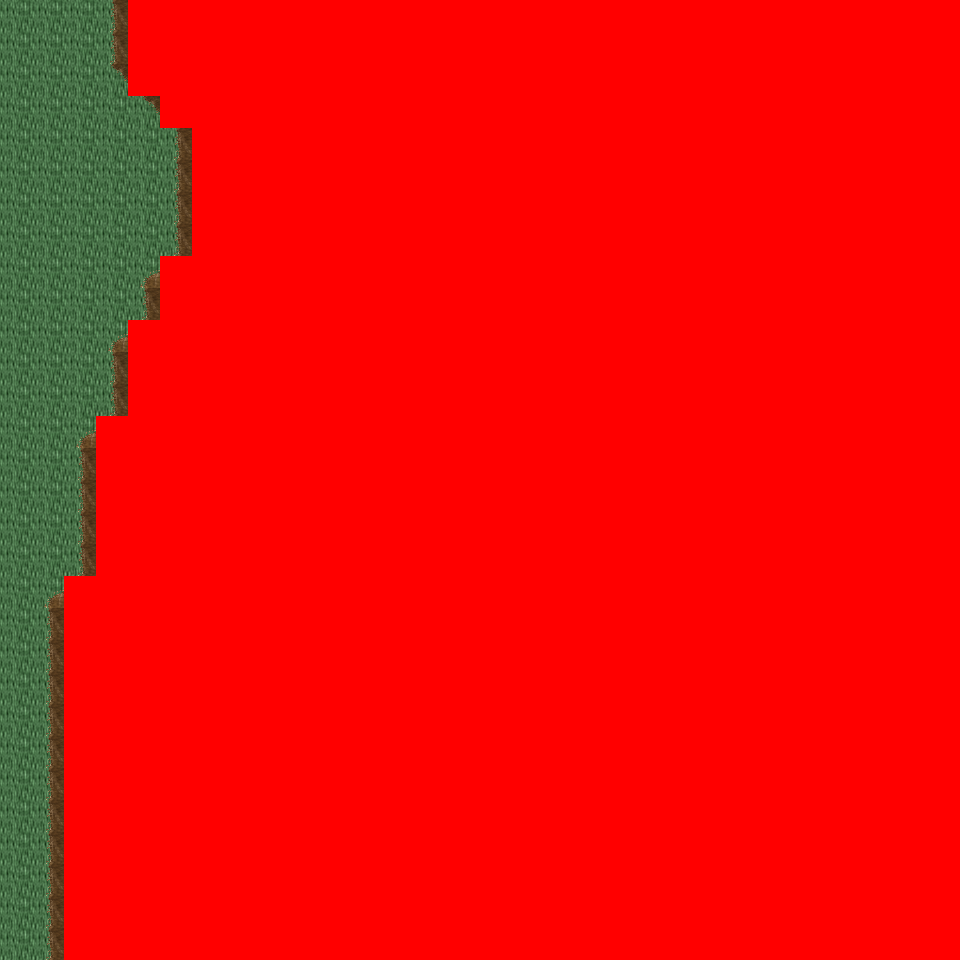

The image is a tile-based game level rendered from a .tmx file. Its description and source (layers, tilesets, objects; grid data summarised) follow:
An orthogonal 30x30 tile map with 32x32 px tiles, 6 tile layers (Ground, Object, Object2, Above, ...), 8 tilesets and 3 objects (3x mapchange).

<map version="1.0" orientation="orthogonal" renderorder="right-down" width="30" height="30" tilewidth="32" tileheight="32" nextobjectid="4">
  <tileset firstgid="1" name="tileset_logic_collision" tilewidth="32" tileheight="32" tilecount="1" columns="1">
    <image source="../drawable/tileset_logic_collision.png" width="32" height="32" />
  </tileset>
  <tileset firstgid="2" name="tileset_ground_ground" tilewidth="32" tileheight="32" tilecount="33" columns="3">
    <image source="../drawable/tileset_ground_ground.png" width="96" height="352" />
  </tileset>
  <tileset firstgid="35" name="tileset_ground_ridge_earth_pale" tilewidth="32" tileheight="32" tilecount="96" columns="12">
    <image source="../drawable/tileset_ground_ridge_earth_pale.png" width="384" height="256" />
  </tileset>
  <tileset firstgid="131" name="tileset_ground_ridge_earth_dark" tilewidth="32" tileheight="32" tilecount="96" columns="12">
    <image source="../drawable/tileset_ground_ridge_earth_dark.png" width="384" height="256" />
  </tileset>
  <tileset firstgid="227" name="tileset_terrain_desert" tilewidth="32" tileheight="32" tilecount="88" columns="8">
    <image source="../drawable/tileset_terrain_desert.png" width="256" height="352" />
  </tileset>
  <tileset firstgid="315" name="tileset_plant_tree_tree_darkgreen" tilewidth="32" tileheight="32" tilecount="88" columns="8">
    <image source="../drawable/tileset_plant_tree_tree_darkgreen.png" width="256" height="352" />
  </tileset>
  <tileset firstgid="403" name="tileset_ground_sand_2" tilewidth="32" tileheight="32" tilecount="15" columns="5">
    <image source="../drawable/tileset_ground_sand_2.png" width="160" height="96" />
  </tileset>
  <tileset firstgid="418" name="tileset_plant_cactus_2" tilewidth="32" tileheight="32" tilecount="10" columns="5">
    <image source="../drawable/tileset_plant_cactus_2.png" width="160" height="64" />
  </tileset>
  <layer name="Ground" width="30" height="30">
    <data>[900 cells, 900 non-empty, 13 distinct tile ids]</data>
  </layer>
  <layer name="Object" width="30" height="30">
    <data>[900 cells, 83 non-empty, 20 distinct tile ids]</data>
  </layer>
  <layer name="Object2" width="30" height="30">
    <data>[900 cells, 8 non-empty, 8 distinct tile ids]</data>
  </layer>
  <layer name="Above" width="30" height="30">
    <data>[900 cells, 13 non-empty, 13 distinct tile ids]</data>
  </layer>
  <layer name="Above2" width="30" height="30">
    <data>[900 cells, 0 non-empty, 0 distinct tile ids]</data>
  </layer>
  <layer name="Walkable" width="30" height="30">
    <data>[900 cells, 798 non-empty, 1 distinct tile ids]</data>
  </layer>
  <objectgroup name="MapEvents">
    <object id="1" name="north" type="mapchange" x="0" y="0" width="128" height="32">
      <properties>
        <property name="map" value="0_ados_mountain_n2_w2_x3_y0" />
        <property name="place" value="south" />
      </properties>
    </object>
    <object id="2" name="south" type="mapchange" x="0" y="928" width="64" height="32">
      <properties>
        <property name="map" value="0_ados_mountain_n2_w2_x3_y2" />
        <property name="place" value="north" />
      </properties>
    </object>
    <object id="3" name="west" type="mapchange" x="0" y="0" width="32" height="960">
      <properties>
        <property name="map" value="0_ados_mountain_n2_w2_x2_y1" />
        <property name="place" value="east" />
      </properties>
    </object>
  </objectgroup>
</map>
